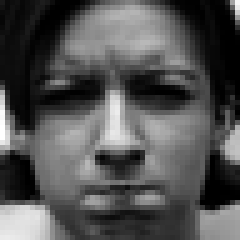
#> input picture data/CK+48/anger/S010_004_00000017.png, 48 x 48 px (shown 5 times larger)
$ jupyter execute --allow-errors Proyecto2.ipynb
#> lines starting #> are read from the running program, lines starting #| are printed output that depends on the picture
# Proyecto 2
### Curso : Inteligencia Artificial
### Profesor : Cristian López Del Alamo

#### Nombres y Apellidos de Integrantes:

##### Integrante 1: Fabrizio Jesús Vásquez Auqui
##### Integrante 2: Ignacio Rubio

### Librerías

[cell 1]
import os
import numpy as np
import pandas as pd
import pywt


import matplotlib.pyplot as plt
from abc import ABCMeta, abstractmethod
from skimage.io import imread, imshow

# Utilidades
from sklearn.preprocessing import StandardScaler  # to standardize the features
from sklearn.preprocessing import MinMaxScaler
import seaborn as sns
from sklearn.metrics.pairwise import euclidean_distances
from matplotlib.colors import ListedColormap
from sklearn.metrics import silhouette_score, rand_score, adjusted_mutual_info_score, adjusted_rand_score, homogeneity_score, completeness_score, v_measure_score
from sklearn.metrics.cluster import homogeneity_score
from scipy.stats import multivariate_normal
import glob

# Librarías de modelos usados
from sklearn.decomposition import PCA
from sklearn.cluster import KMeans
from sklearn.cluster import DBSCAN
from sklearn.mixture import GaussianMixture
from sklearn.neighbors import KDTree

import random

[cell 2]
path = "./data/CK+48/"

[cell 3]
# [9 lines left out: function printCluster, not called in this run]

#### Base de datos de Emociones

##### Función para obtener los vectores característicos y PCA

[cell 4]
content = os.listdir(path)

def feature_vector(picture, cortes):
  LL = picture
  for i in range(cortes):
    LL, (LH, HL, HH) = pywt.dwt2(LL, 'haar')
     #LL = LL/255
  #return LL.flatten()
  return LL.flatten()

def transform(img,n_components_=0.9999999):
  #scalar = MinMaxScaler()
  #img_scaled = scalar.fit_transform(img)
  pca_model = PCA(n_components=n_components_)
  pca_model.fit(img)
  transform_img = pca_model.transform(img)
  #projection = img_pca.inverse_transform(tranform_img)
  #plt.imshow(projection, cmap='gray')
  #print(transform_img.shape)
  return transform_img

def imagen_feature_vector(image_path):
#> called with image_path = './data/CK+48/anger/S010_004_00000017.png'
  picture = imread(image_path)
#> picture is the input picture: shape (48, 48); min 0, max 255, mean 82.5
  # len of feature vector = dim_1(picture)*dim_2(picture) / 4^cortes
  # len_feature_vector = dim_n(picure)/ 4^cortes
  # reduction_feature_vector = transform(picture)
  img = feature_vector(picture,3)
#> the loop in feature_vector, `for i in range(cortes):` made 3 passes
#> pass 1, in feature_vector, `LL, (LH, HL, HH) = pywt.dwt2(LL, 'haar')`:
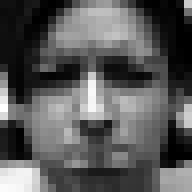
#> LL: shape (24, 24) float64 (shown 8 times larger); min 0, max 469.5, mean 165; drawn with min black and max white
#> pass 1, in feature_vector, `LL, (LH, HL, HH) = pywt.dwt2(LL, 'haar')`:
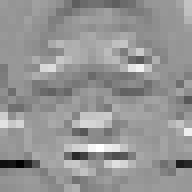
#> LH: shape (24, 24) float64 (shown 8 times larger); min -129.5, max 90, mean -1.4; drawn with min black and max white
#> pass 1, in feature_vector, `LL, (LH, HL, HH) = pywt.dwt2(LL, 'haar')`:
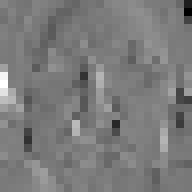
#> HL: shape (24, 24) float64 (shown 8 times larger); min -144.5, max 155, mean 0.5; drawn with min black and max white
#> pass 1, in feature_vector, `LL, (LH, HL, HH) = pywt.dwt2(LL, 'haar')`:
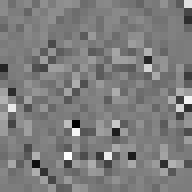
#> HH: shape (24, 24) float64 (shown 8 times larger); min -31, max 32, mean -0.1; drawn with min black and max white
#> after the loop in feature_vector, `for i in range(cortes):`: LL = [[113.6, 209.9, 1028.5, 1212.4, 445, 198], [105.8, 545.4, 866.3, 856.1, 787.3, 81.25], [328, 370.6, 812.3, 544.8, 524.6, 291.5], [836.1, 1118.6, 1184, 1066.9, 1023.9, 824.3], [179.4, 920.6, 775.9, 699.3, 747.9, 168], [1612.1, 821.1, 530, 417.4, 492.8, 1014.4]]
#> img = 36 values, max 1612.1 at index 30, min 81.25 at index 11, mean 659.8
  coefficients_matrix = np.stack(img)
#> coefficients_matrix has the same summary as img
  data = coefficients_matrix.reshape(coefficients_matrix.shape[0], -1)
#> data has the same summary as img

  #print(data.shape)

  img_pca = transform(data)
#> in transform, `transform_img = pca_model.transform(img)`: transform_img = 36 values, max 952.3 at index 30, min -578.6 at index 11, mean 7.58e-14
#> img_pca has the same summary as transform_img in transform
  #converted_img = img_pca.fit_transform(img)
  return img_pca.flatten()


# 48 * 48
#len(imread('./data/CK+48/anger/S010_004_00000017.png'))
#transform(imread('./data/CK+48/anger/S010_004_00000017.png'))
#imagen_feature_vector('./data/CK+48/anger/S010_004_00000017.png')
len(imagen_feature_vector('./data/CK+48/anger/S010_004_00000017.png'))

La imagen ha sido redimensionada mediante la Transformada Wavelet Discreta, en el cual el numero de dimensiones de nuestro vector caracterisrico dependera del numero de cortes

[cell 5]
imagen_feature_vector('./data/CK+48/anger/S010_004_00000017.png')

##### Función para cargar imágenes

[cell 6]
# Cantidad de imagenes en cada carpeta
# anger:
# contempt:
# disgust:
# fear:
# happy:
# sadness:
# suprise:

[cell 7]
def feature_vector_load_images(folder):
  dicc = {}
  name_images = []
  feature_vector_val = []
  with os.scandir(path) as ficheros:
      for fichero in ficheros:
          if(fichero.name != ".DS_Store"):
            name_images.append(fichero.name)
            #dicc[fichero.name] = imagen_feature_vector(path+fichero.name)
            for name_image in os.scandir(fichero.path):
               #print(name_image.path,name_image.name)
               if(name_image.name not in dicc):
                dicc[name_image.path] = imagen_feature_vector(name_image.path)
#> call 3 of imagen_feature_vector, with image_path = './data/CK+48/anger/S014_003_00000030.png'
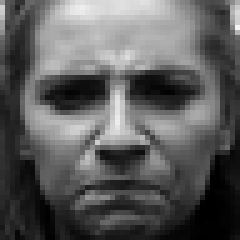
#> input picture data/CK+48/anger/S014_003_00000030.png, 48 x 48 px (shown 5 times larger)
#> in imagen_feature_vector, picture is the input picture: shape (48, 48); min 0, max 244, mean 92.3
#> the loop in feature_vector (call 3), `for i in range(cortes):` made 3 passes
#> pass 1, in feature_vector (call 3), `LL, (LH, HL, HH) = pywt.dwt2(LL, 'haar')`:
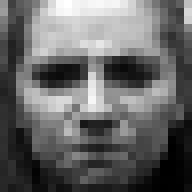
#> LL: shape (24, 24) float64 (shown 8 times larger); min 0, max 456.5, mean 184.7; drawn with min black and max white
#> pass 1, in feature_vector (call 3), `LL, (LH, HL, HH) = pywt.dwt2(LL, 'haar')`:
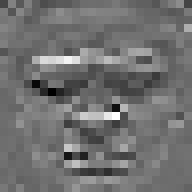
#> LH: shape (24, 24) float64 (shown 8 times larger); min -78, max 104, mean 2.5; drawn with min black and max white
#> pass 1, in feature_vector (call 3), `LL, (LH, HL, HH) = pywt.dwt2(LL, 'haar')`:
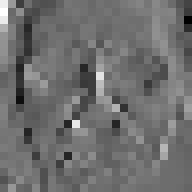
#> HL: shape (24, 24) float64 (shown 8 times larger); min -81.5, max 107.5, mean 0.5; drawn with min black and max white
#> pass 1, in feature_vector (call 3), `LL, (LH, HL, HH) = pywt.dwt2(LL, 'haar')`:
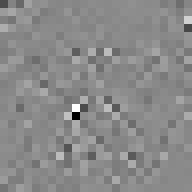
#> HH: shape (24, 24) float64 (shown 8 times larger); min -60.5, max 51, mean -0.1; drawn with min black and max white
#> after the loop in feature_vector (call 3), `for i in range(cortes):`: LL = [[688.4, 1396.9, 1610, 1540.1, 1239.3, 783.3], [528.9, 1256, 1218.4, 1156.3, 1005.6, 562.5], [645.5, 523.9, 811.4, 678.8, 564.8, 691.4], [509.8, 1180.5, 1095.4, 927.1, 968.4, 513.6], [232.3, 674.4, 735.3, 599.4, 568.6, 176], [243.4, 209.5, 433.6, 393.3, 208.6, 26]]
#> in imagen_feature_vector (call 3), `img = feature_vector(picture,3)`: img = 36 values, max 1610 at index 2, min 26 at index 35, mean 738.8
#> in imagen_feature_vector (call 3), `coefficients_matrix = np.stack(img)`: coefficients_matrix has the same summary as img
#> in imagen_feature_vector (call 3), `data = coefficients_matrix.reshape(coefficients_matrix.shape[0], -1)`: data has the same summary as img
#> in imagen_feature_vector (call 3), `img_pca = transform(data)`: img_pca = 36 values, max 871.2 at index 2, min -712.8 at index 35, mean 5.05e-14
                feature_vector_val.append(imagen_feature_vector(name_image.path))
                #print(imagen_feature_vector(name_image.path).shape)
                #dicc[name_image.path] = fichero.name

  return feature_vector_val

# [9 lines left out: function complete, not called in this run]

X = feature_vector_load_images(path)
#complete_list_vectores_images = complete(list_vectores_images)
#images = np.concatenate(list_vectores_images)
#type(images)
#X[0].shape

[cell 8]
X = np.array(X)
X.shape
#> Out = (3, 36)

### Contar y guardar la cantidad de imagenes por tipo

#### Análisis exploratorio de los datos

#> (a cell that did not finish here is left out)

#> (a cell that did not finish here is left out)

### Clase de Clustering

[cell 11]
class Clustering(metaclass=ABCMeta):
    pass

#### Kmeans

[cell 12]
class KMeansClustering(Clustering):
    def __init__(self,data, n_clusters=7,n_iter = 1000):
        self.data = data
        self.n_clusters = n_clusters
        self.n_iter = n_iter
        print("KMeansClustering: ",self.n_clusters)

    def init_centroide(self,data):
        centroides = data[np.random.choice(data.shape[0], self.n_clusters, replace=False),:]
        return centroides

    def get_min_distance(self,data,centroide):
        index = []
        for row in data:
            index.append(np.argmin(euclidean_distances(centroide,[row])))
        return index

    def get_means(self,data,grupos,n):
        centroides = []
        for i in range(n):
            array = [data[j] for j, k in enumerate(grupos) if i == k]
            centroides.append(np.sum(array, axis = 0) / len(array))
        return centroides

    def kmean(self,):
        centroides = self.init_centroide(self.data) # Selecciona k centroides
        grupos = None
        for i in range(self.n_iter):
            grupos = self.get_min_distance(self.data, centroides)
            temp =  self.get_means(self.data, grupos, self.n_clusters)
            diff = np.array(centroides) - np.array(temp)
            centroides = temp
        return centroides, grupos

[cell 13]
# [10 lines left out: function get_score, not called in this run]

[cell 14]
kmeans_pca = KMeans(n_clusters=7, random_state= 42)
#> (the rest of this cell did not finish here and is left out)

#> (a cell that did not finish here is left out)

#> (a cell that did not finish here is left out)

#> (a cell that did not finish here is left out)

#### DBSCAN

[cell 18]
class DBSCANClustering(Clustering):
    def __init__(self, eps=0.5, min_samples=5):
        self.eps = eps
        self.min_samples = min_samples

    def _neighborhood(self, point_id):
        dists = np.sqrt(((self.X - self.X[point_id]) ** 2).sum(axis=1))
        return np.where(dists <= self.eps)[0]

    def fit(self, X):
        self.X = X
        self.labels_ = -np.ones(X.shape[0], dtype=int)
#> self.labels_ = [-1, -1, -1]
        current_label = 0

        for point_id in range(X.shape[0]):
            if self.labels_[point_id] != -1:
                continue

            neighbors = self._neighborhood(point_id)
            if neighbors.size < self.min_samples:
                self.labels_[point_id] = 0
            else:
                current_label += 1
                self.labels_[point_id] = current_label
                self._expand_cluster(current_label, neighbors)

        return self

    # [14 lines left out: function _expand_cluster, not called in this run]

[cell 19]
dbscan_pca = DBSCAN(eps= 100, min_samples= 3)
dbscan_model_pca = DBSCANClustering(eps= 100, min_samples= 3)
dbscan_pca.fit(X)
dbscan_model_pca.fit(X)
predict_dbscan_pca = dbscan_pca.labels_
predict_dbscan_model_pca = dbscan_model_pca.labels_

#> (a cell that did not finish here is left out)

#> (a cell that did not finish here is left out)

#> (a cell that did not finish here is left out)

#### GMM

[cell 23]
class GMMClustering(Clustering):
    def __init__(self, n_components=7):
        self.n_components = n_components
        print("GMMClustering: ",self.n_components)

    # [42 lines left out: functions parameters, E, M, train_GMM, not called in this run]

    def fit(self, X):
        self.coeff, self.means, self.covarianzas = self.train_GMM(X, self.n_components)

    def predict(self, X):
        probabilities = np.zeros((X.shape[0], self.n_components))
        for i in range(self.n_components):
            probabilities[:, i] = multivariate_normal.pdf(X, mean=self.means[i], cov=self.covarianzas[i])

        return np.argmax(probabilities, axis=1)

[cell 24]
gm_pca_model = GMMClustering(n_components=7)
#> (the rest of this cell did not finish here and is left out)

[cell 25]
gm_pca_model = GMMClustering(n_components=7)
